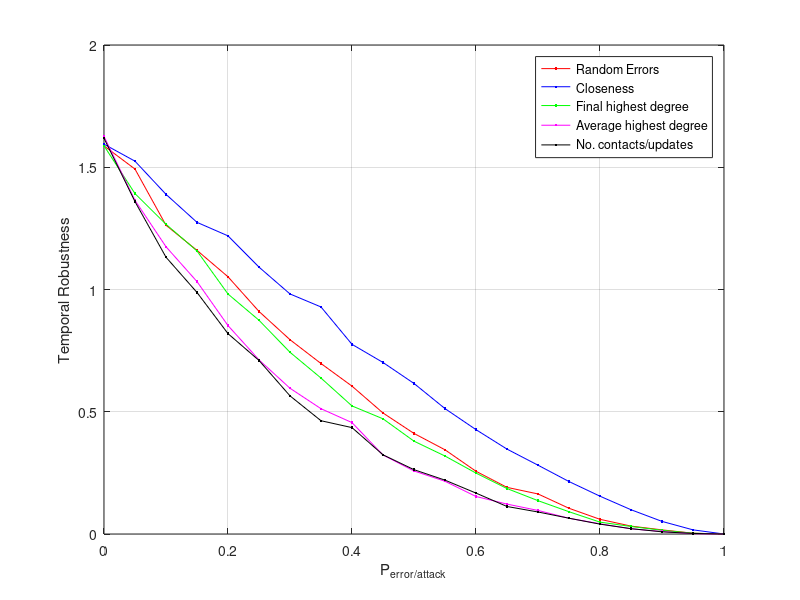

Here is the MATLAB script that generated this plot:
%  read labels and x-y data
load ErdosRenyiTemporalErrors_1000_0010.dat;     %  read data into the my_xy matrix
Prob = ErdosRenyiTemporalErrors_1000_0010(:,2);     %  copy first column of my_xy into x
Err1 = ErdosRenyiTemporalErrors_1000_0010(:,3);     %  and second column into y

load ErdosRenyiTemporalAttack_Closenness_1000_0010.dat;     %  read data into the my_xy matrix
Err2 = ErdosRenyiTemporalAttack_Closenness_1000_0010(:,3);     %  and second column into y

load ErdosRenyiTemporalAttack_FinalHighestDegree_1000_0010.dat;     %  read data into the my_xy matrix
Err3 = ErdosRenyiTemporalAttack_FinalHighestDegree_1000_0010(:,3);     %  and second column into y

load ErdosRenyiTemporalAttack_AverageHighestDegree_1000_0010.dat;     %  read data into the my_xy matrix
Err4 = ErdosRenyiTemporalAttack_AverageHighestDegree_1000_0010(:,3);     %  and second column into y

load ErdosRenyiTemporalAttack_ContactUpdates_1000_0010.dat;     %  read data into the my_xy matrix
Err5 = ErdosRenyiTemporalAttack_ContactUpdates_1000_0010(:,3);     %  and second column into y


plot(Prob,Err1,'r.-',Prob,Err2,'b.-',Prob,Err3,'g.-',Prob,Err4,'m.-',Prob,Err5,'k.-');
xlabel('P_{error/attack}');           % add axis labels and plot title
ylabel('Temporal Robustness');
%axis([0.000075 1.000 0.0 1.000],[0.000075 1.000 0.0 1.000]);
%set(gca,'XGrid','on','YGrid','on');
%set(gca,'gridlinestyle','--')
grid on;
legend('Random Errors','Closeness','Final highest degree','Average highest degree','No. contacts/updates');

%title('Mean monthly precipitation at Portland International Airport');
%plot(Prob,EffSim,'bx-',Prob,EffTheor,'ro-');     %  plot precip vs. month with circles